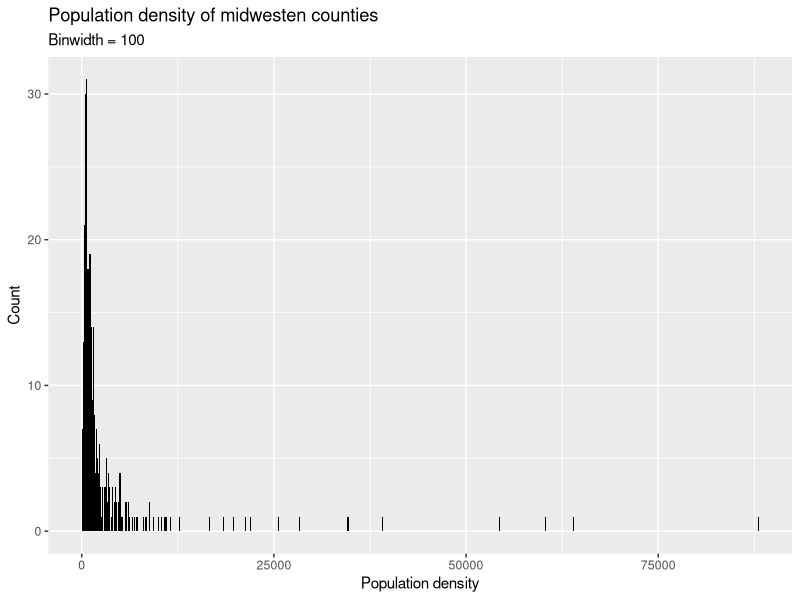
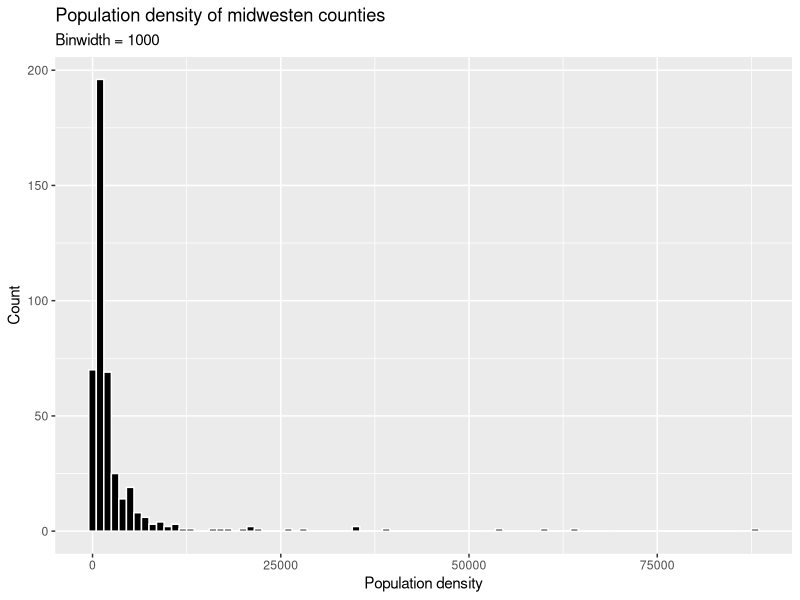
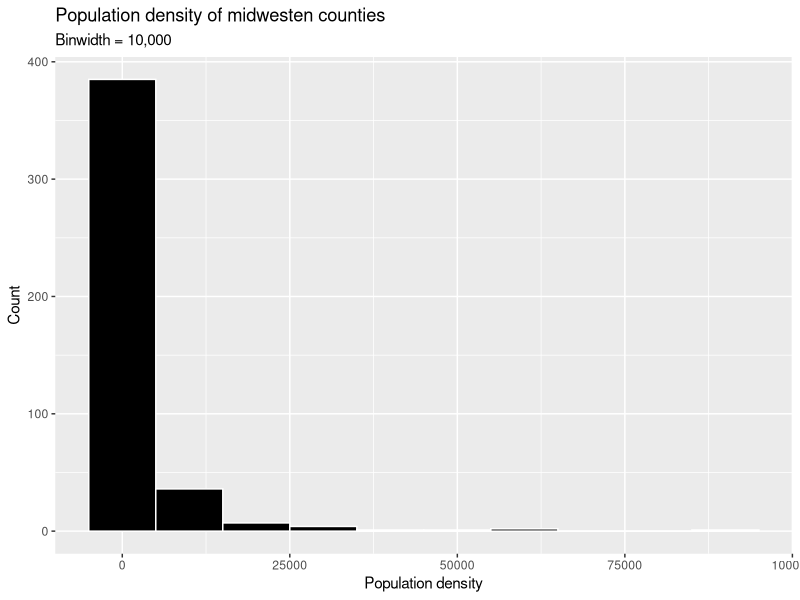
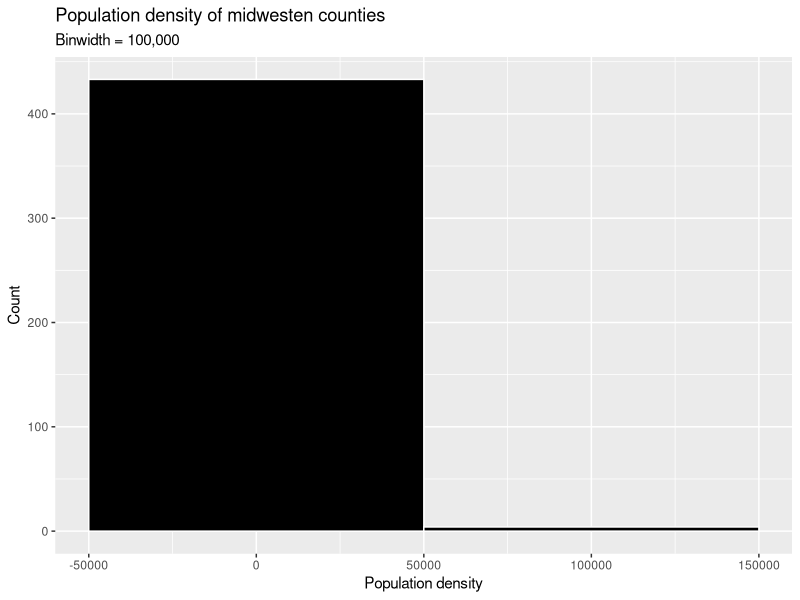
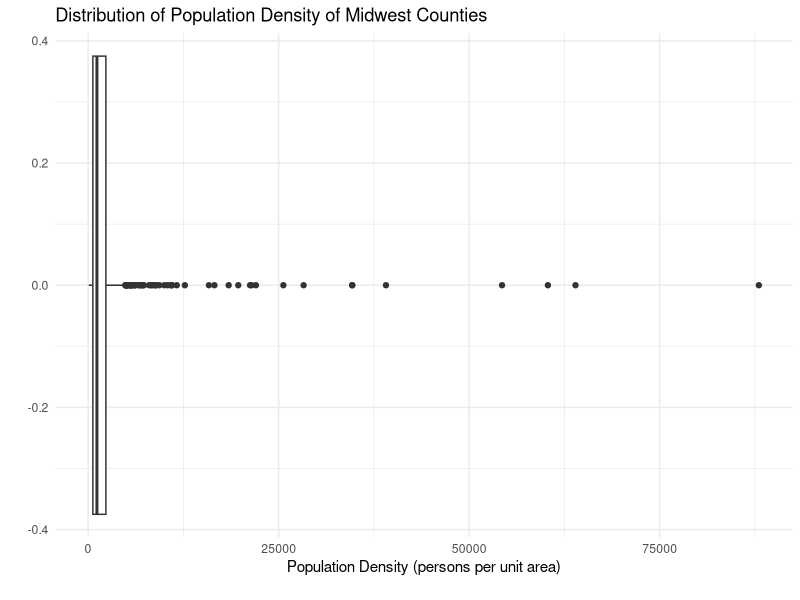

The R script that drew these images, in order:
## ---- chunk 1


library(tidyverse)
midwest

## ---- chunk 2

ggplot(midwest, aes(x = popdensity)) +
  geom_histogram(binwidth = 100, fill= "black") +
  labs(
    x = "Population density",
    y = "Count",
    title = "Population density of midwesten counties",
    subtitle = "Binwidth = 100"
  )
        
## ---- chunk 3

ggplot(midwest, aes(x = popdensity)) +
  geom_histogram(binwidth = 1000, fill= "black", colour= "white") +
  labs(
    x = "Population density",
    y = "Count",
    title = "Population density of midwesten counties",
    subtitle = "Binwidth = 1000"
  )
        
## ---- chunk 4


ggplot(midwest, aes(x = popdensity)) +
  geom_histogram(binwidth = 10000,fill= "black", colour= "white") +
  labs(
    x = "Population density",
    y = "Count",
    title = "Population density of midwesten counties",
    subtitle = "Binwidth = 10,000"
  )
        
## ---- chunk 5


ggplot(midwest, aes(x = popdensity)) +
  geom_histogram(binwidth = 100000,fill= "black", colour= "white") +
  labs(
    x = "Population density",
    y = "Count",
    title = "Population density of midwesten counties",
    subtitle = "Binwidth = 100,000"
  )
        
## ---- chunk 6
midwest
ggplot(midwest, aes(x = popdensity)) +
  geom_boxplot() +
  labs(
    title = "Distribution of Population Density of Midwest Counties",
    y = "",
    x = "Population Density (persons per unit area)
    "
  ) +
  theme_minimal() #got it from google for better look for scatterplot diagram

